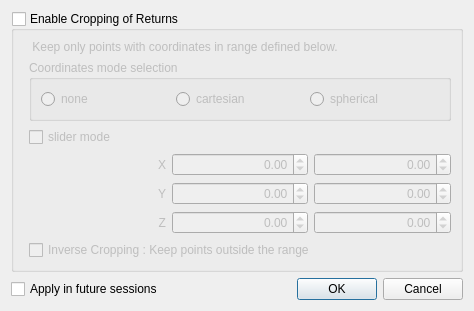
<?xml version="1.0" encoding="UTF-8"?>
<ui version="4.0">
 <class>vvCropReturnsDialog</class>
 <widget class="QDialog" name="vvCropReturnsDialog">
  <property name="geometry">
   <rect>
    <x>0</x>
    <y>0</y>
    <width>474</width>
    <height>264</height>
   </rect>
  </property>
  <property name="windowTitle">
   <string>Crop Returns</string>
  </property>
  <layout class="QGridLayout" name="gridLayout">
   <item row="1" column="1">
    <widget class="QDialogButtonBox" name="buttonBox">
     <property name="orientation">
      <enum>Qt::Horizontal</enum>
     </property>
     <property name="standardButtons">
      <set>QDialogButtonBox::Cancel|QDialogButtonBox::Ok</set>
     </property>
    </widget>
   </item>
   <item row="1" column="0">
    <widget class="QCheckBox" name="saveCheckBox">
     <property name="text">
      <string>Apply in future sessions</string>
     </property>
     <property name="checked">
      <bool>false</bool>
     </property>
    </widget>
   </item>
   <item row="0" column="0" colspan="2">
    <widget class="QGroupBox" name="CropGroupBox">
     <property name="title">
      <string>Enable Cropping of Returns</string>
     </property>
     <property name="checkable">
      <bool>true</bool>
     </property>
     <property name="checked">
      <bool>false</bool>
     </property>
     <layout class="QFormLayout" name="formLayout">
      <property name="fieldGrowthPolicy">
       <enum>QFormLayout::AllNonFixedFieldsGrow</enum>
      </property>
      <item row="3" column="1">
       <widget class="QCheckBox" name="sliderModeCheckBox">
        <property name="text">
         <string>slider mode</string>
        </property>
       </widget>
      </item>
      <item row="4" column="1">
       <layout class="QHBoxLayout" name="XLayout">
        <item>
         <widget class="QLabel" name="XLabel">
          <property name="text">
           <string>X</string>
          </property>
          <property name="alignment">
           <set>Qt::AlignRight|Qt::AlignTrailing|Qt::AlignVCenter</set>
          </property>
         </widget>
        </item>
        <item>
         <widget class="QDoubleSpinBox" name="X1SpinBox">
          <property name="alignment">
           <set>Qt::AlignRight|Qt::AlignTrailing|Qt::AlignVCenter</set>
          </property>
          <property name="minimum">
           <double>-100.000000000000000</double>
          </property>
          <property name="maximum">
           <double>100.000000000000000</double>
          </property>
         </widget>
        </item>
        <item>
         <widget class="QDoubleSpinBox" name="X2SpinBox">
          <property name="alignment">
           <set>Qt::AlignRight|Qt::AlignTrailing|Qt::AlignVCenter</set>
          </property>
          <property name="minimum">
           <double>-100.000000000000000</double>
          </property>
          <property name="maximum">
           <double>100.000000000000000</double>
          </property>
         </widget>
        </item>
       </layout>
      </item>
      <item row="5" column="1">
       <layout class="QHBoxLayout" name="YLayout">
        <item>
         <widget class="QLabel" name="YLabel">
          <property name="text">
           <string>Y</string>
          </property>
          <property name="alignment">
           <set>Qt::AlignRight|Qt::AlignTrailing|Qt::AlignVCenter</set>
          </property>
         </widget>
        </item>
        <item>
         <widget class="QDoubleSpinBox" name="Y1SpinBox">
          <property name="alignment">
           <set>Qt::AlignRight|Qt::AlignTrailing|Qt::AlignVCenter</set>
          </property>
          <property name="minimum">
           <double>-100.000000000000000</double>
          </property>
          <property name="maximum">
           <double>100.000000000000000</double>
          </property>
         </widget>
        </item>
        <item>
         <widget class="QDoubleSpinBox" name="Y2SpinBox">
          <property name="alignment">
           <set>Qt::AlignRight|Qt::AlignTrailing|Qt::AlignVCenter</set>
          </property>
          <property name="minimum">
           <double>-100.000000000000000</double>
          </property>
          <property name="maximum">
           <double>100.000000000000000</double>
          </property>
         </widget>
        </item>
       </layout>
      </item>
      <item row="6" column="1">
       <layout class="QHBoxLayout" name="ZLayout">
        <item>
         <widget class="QLabel" name="ZLabel">
          <property name="text">
           <string>Z</string>
          </property>
          <property name="alignment">
           <set>Qt::AlignRight|Qt::AlignTrailing|Qt::AlignVCenter</set>
          </property>
         </widget>
        </item>
        <item>
         <widget class="QDoubleSpinBox" name="Z1SpinBox">
          <property name="alignment">
           <set>Qt::AlignRight|Qt::AlignTrailing|Qt::AlignVCenter</set>
          </property>
          <property name="minimum">
           <double>-100.000000000000000</double>
          </property>
          <property name="maximum">
           <double>100.000000000000000</double>
          </property>
         </widget>
        </item>
        <item>
         <widget class="QDoubleSpinBox" name="Z2SpinBox">
          <property name="alignment">
           <set>Qt::AlignRight|Qt::AlignTrailing|Qt::AlignVCenter</set>
          </property>
          <property name="minimum">
           <double>-100.000000000000000</double>
          </property>
          <property name="maximum">
           <double>100.000000000000000</double>
          </property>
         </widget>
        </item>
       </layout>
      </item>
      <item row="7" column="1">
       <widget class="QCheckBox" name="CropOutsideCheckBox">
        <property name="text">
         <string>Inverse Cropping : Keep points outside the range</string>
        </property>
       </widget>
      </item>
      <item row="2" column="1">
       <widget class="QGroupBox" name="radioButtonGroupBox">
        <property name="title">
         <string>Coordinates mode selection</string>
        </property>
        <layout class="QGridLayout" name="radioButtonGroupBoxLayout">
         <item row="1" column="0">
          <widget class="QRadioButton" name="noneRadioButton">
           <property name="text">
            <string>none</string>
           </property>
          </widget>
         </item>
         <item row="1" column="1">
          <widget class="QRadioButton" name="cartesianRadioButton">
           <property name="text">
            <string>cartesian</string>
           </property>
          </widget>
         </item>
         <item row="1" column="2">
          <widget class="QRadioButton" name="sphericalRadioButton">
           <property name="text">
            <string>spherical</string>
           </property>
          </widget>
         </item>
        </layout>
       </widget>
      </item>
      <item row="1" column="1">
       <widget class="QLabel" name="label">
        <property name="text">
         <string> Keep only points with coordinates in range defined below.</string>
        </property>
       </widget>
      </item>
     </layout>
    </widget>
   </item>
  </layout>
 </widget>
 <resources/>
 <connections>
  <connection>
   <sender>buttonBox</sender>
   <signal>accepted()</signal>
   <receiver>vvCropReturnsDialog</receiver>
   <slot>accept()</slot>
   <hints>
    <hint type="sourcelabel">
     <x>248</x>
     <y>254</y>
    </hint>
    <hint type="destinationlabel">
     <x>157</x>
     <y>274</y>
    </hint>
   </hints>
  </connection>
  <connection>
   <sender>buttonBox</sender>
   <signal>rejected()</signal>
   <receiver>vvCropReturnsDialog</receiver>
   <slot>reject()</slot>
   <hints>
    <hint type="sourcelabel">
     <x>316</x>
     <y>260</y>
    </hint>
    <hint type="destinationlabel">
     <x>286</x>
     <y>274</y>
    </hint>
   </hints>
  </connection>
 </connections>
</ui>
